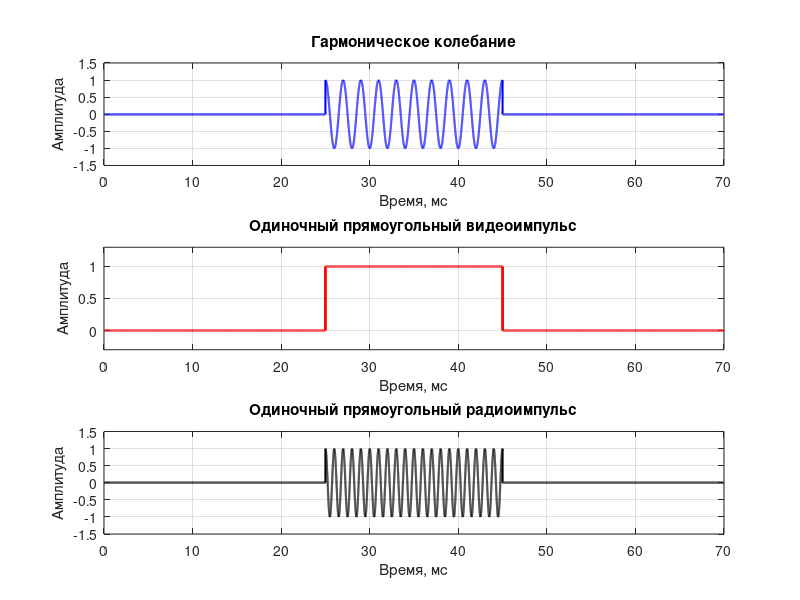

The MATLAB source for this figure: (Note: this script raises an error after producing the figure.)
clc; clear; close all;

%% 1. Одиночные сигналы (пункт а)

% Параметры
T_total = 70e-3;      % общая длительность сигнала 70 мс
T_pulse = 20e-3;      % длительность импульса 20 мс
fs = 1e6;             % частота дискретизации 1 МГц (достаточно для низкочастотных сигналов)
t = 0:1/fs:T_total-1/fs;   % временная ось

% 1. Гармоническое колебание
f_harm = 500;   % частота гармоники 500 Гц
u_harm = zeros(size(t));
pulse_start_harm = (T_total - T_pulse)/2;  
pulse_end_harm = pulse_start_harm + T_pulse;    
harm_indices = t >= pulse_start_harm & t < pulse_end_harm;
u_harm(harm_indices) = cos(2*pi*f_harm*(t(harm_indices) - pulse_start_harm));

% 2. Одиночный прямоугольный видеоимпульс
u_video = zeros(size(t));
pulse_start = (T_total - T_pulse)/2;  
pulse_end = pulse_start + T_pulse;    
u_video(t >= pulse_start & t < pulse_end) = 1;

% 3. Одиночный прямоугольный радиоимпульс
f_radio = 1e3;     % 1 кГц     % частота радиоимпульса 1 кГц
u_radio = zeros(size(t));
idx = t >= pulse_start & t < pulse_end;
u_radio(idx) = cos(2*pi*f_radio*(t(idx) - pulse_start));

% Построение графиков
figure('Name','Одиночные сигналы');
subplot(3,1,1)
plot(t*1e3, u_harm, 'b','LineWidth',1.5)
title('Гармоническое колебание')
xlabel('Время, мс'); ylabel('Амплитуда'); grid on
xlim([0 T_total*1e3]); ylim([-1.5 1.5])

subplot(3,1,2)
plot(t*1e3, u_video, 'r','LineWidth',2)
title('Одиночный прямоугольный видеоимпульс')
xlabel('Время, мс'); ylabel('Амплитуда'); grid on
xlim([0 T_total*1e3]); ylim([-0.3 1.3])

subplot(3,1,3)
plot(t*1e3, u_radio, 'k','LineWidth',1.5)
title('Одиночный прямоугольный радиоимпульс')
xlabel('Время, мс'); ylabel('Амплитуда'); grid on
xlim([0 T_total*1e3]); ylim([-1.5 1.5])

%% 2. Пачка прямоугольных видео- и радиоимпульсов

T_total = 120e-3;       % общая длительность 120 мс
fs = 1e5;                % частота дискретизации 100 кГц
t = 0:1/fs:T_total;     

% Параметры импульсов
tau = 20e-3;             % длительность одного импульса 20 мс
Ts = 40e-3;              % период следования импульсов 40 мс
n_pulses = floor(T_total/Ts);
t_pulses = (0:n_pulses-1)*Ts;  % моменты появления импульсов

% 1. Несущее колебание
f_carrier = 50;         % частота несущей 50 Гц
u_carrier = cos(2*pi*f_carrier*t);

% 2. Пачка видеоимпульсов с pulstran
video_pulse = @(t) double(abs(t)<tau/2);
u_video = pulstran(t, t_pulses, video_pulse);

% 3. Пачка радиоимпульсов с pulstran
f_radio = 500; 
radio_pulse = @(t) cos(2*pi*f_radio*t) .* (abs(t)<tau/2);
u_radio = pulstran(t, t_pulses, radio_pulse);

% Построение графиков
figure('Name','Пачка видео- и радиоимпульсов');
subplot(3,1,1)
plot(t*1e3, u_carrier, 'b','LineWidth',1.5)
title('Несущее колебание'); xlabel('Время, мс'); ylabel('Амплитуда'); grid on
xlim([0 120]); ylim([-1.2 1.2])

subplot(3,1,2)
plot(t*1e3, u_video, 'r','LineWidth',1.5)
title('Пачка видеоимпульсов'); xlabel('Время, мс'); ylabel('Амплитуда'); grid on
xlim([0 120]); ylim([-0.2 1.2])

subplot(3,1,3)
plot(t*1e3, u_radio, 'g','LineWidth',1.5)
title('Пачка радиоимпульсов'); xlabel('Время, мс'); ylabel('Амплитуда'); grid on
xlim([0 120]); ylim([-1.2 1.2])


%% 3. Одиночный ФКМ импульс (М-последовательность, код Баркера)

% Параметры
tau_imp = 0.02; % Длительность импульса 20 мс
f_car = 500; 
f_diskr = 1e5; % Частота дискретизации 100 кГц
step_d = 1/f_diskr; 
time_of_modeling = 0:step_d:tau_imp;
ampl = 1;

% Несущее колебание
Car_of_imp = ampl * sin(2*pi*f_car.*time_of_modeling);

% Генерация М-последовательности
function PSP = function_test()
    v = [-1 -1 -1 -1 -1 -1 -1 -1 -1];
    for i = 1:511
        PSP(i) = v(7);
        f = v(5) * v(9);
        v(2:9) = v(1:8);
        v(1) = f;
    end
    PSP = -PSP;
end

M_sequence = function_test();
n_Mcode = length(M_sequence);
t_M = tau_imp / n_Mcode;

% Формирование ФКМ сигнала с М-последовательностью
M_code = zeros(1, length(time_of_modeling));
M_model = ones(1, length(time_of_modeling));
counter = 1;
for i = 1:length(time_of_modeling)
    if time_of_modeling(i) <= tau_imp
        if time_of_modeling(i) >= t_M * counter
            if counter < n_Mcode
                counter = counter + 1;
            end
        end
        phase_shift = (1 - M_sequence(counter)) * pi/2; % 0 или π
        M_code(i) = ampl * sin(2*pi*f_car*time_of_modeling(i) + phase_shift);
        M_model(i) = M_sequence(counter);
    else
        M_code(i) = Car_of_imp(i);
        M_model(i) = 1;
    end
end       
% Код Баркера длиной 13
Bbase_code = [1 1 1 1 1 -1 -1 1 1 -1 1 -1 1];
t_bark = tau_imp / length(Bbase_code);
Barker_code = zeros(1, length(time_of_modeling));
Barker_model = ones(1, length(time_of_modeling));
counter = 1;
for i = 1:length(time_of_modeling)
    if time_of_modeling(i) <= tau_imp
        if time_of_modeling(i) >= t_bark * counter
            if counter < length(Bbase_code)
                counter = counter + 1;
            end
        end
        phase_shift = (1 - Bbase_code(counter)) * pi/2; % 0 или π
        Barker_code(i) = ampl * sin(2*pi*f_car*time_of_modeling(i) + phase_shift);
        Barker_model(i) = Bbase_code(counter);
    else
        Barker_code(i) = Car_of_imp(i);
        Barker_model(i) = 1;
    end
end

% Построение графиков ФКМ сигналов
figure('Name','ФКМ сигналы');
subplot(3,2,1); plot(time_of_modeling, Car_of_imp,'LineWidth',1.5); title('Несущее колебание'); grid on;
subplot(3,2,3); plot(time_of_modeling, M_model,'LineWidth',1.5); title('М-последовательность'); grid on;
subplot(3,2,5); plot(time_of_modeling, M_code,'LineWidth',1.5); title('ФКМ с М-последовательностью'); grid on;
subplot(3,2,2); plot(time_of_modeling, Car_of_imp,'LineWidth',1.5); title('Несущее колебание'); grid on;
subplot(3,2,4); plot(time_of_modeling, Barker_model,'LineWidth',2); title('Код Баркера'); grid on;
subplot(3,2,6); plot(time_of_modeling, Barker_code,'LineWidth',1.5); title('ФКМ с кодом Баркера'); grid on;


%% 4. ЛЧМ импульс (обновленный)

% Параметры ЛЧМ сигнала
f0 = 1000;              % Начальная частота, Гц
f1 = 5000;              % Конечная частота, Гц
T = tau_imp;             % Длительность равна длительности ФКМ импульса
k = (f1 - f0)/T;        % Градиент частоты
Lchm_sign = cos(2*pi*(f0*time_of_modeling + 0.5*k*time_of_modeling.^2));

% Построение графиков ЛЧМ сигнала
figure(4); % ЛЧМ сигнал
subplot(2,1,1) 
plot(time_of_modeling, Car_of_imp, 'LineWidth', 1.5); % График несущей
grid on;
xlabel('Время, с'); ylabel('Амплитуда');
title('График несущей сигнала');
axis([0 max(time_of_modeling) -1.2 1.2])

subplot(2,1,2) 
plot(time_of_modeling, Lchm_sign, 'LineWidth', 1.5); % График ЛЧМ
grid on;
xlabel('Время, с'); ylabel('Амплитуда');
title('График одиночного импульса ЛЧМ сигнала');
axis([0 max(time_of_modeling) -1.2 1.2])

% Параметры сигнала
tau_imp = 0.02; % Длительность импульса 20 мс
f_car = 500; % Несущая частота 500 Гц
f_diskr = 20e4; % Частота дискретизации 200 кГц
step_d = 1/f_diskr; % Шаг дискретизации
ampl = 1; % Амплитуда

% Время моделирования
time_of_modeling = 0:step_d:0.12; % 120 мс для наглядности
t = time_of_modeling;

% Несущее колебание
u_carrier = ampl * sin(2*pi*f_car.*t);

% Код Баркера длиной 13
Bbase_code = [1, 1, 1, 1, 1, -1, -1, 1, 1, -1, 1, -1, 1];
t_bark = tau_imp / length(Bbase_code); % Длительность одного символа

% Формирование модулирующей функции (код Баркера)
Barker_model = zeros(1, length(t));
for i = 1:length(t)
    if t(i) <= tau_imp
        symbol_index = min(floor(t(i) / t_bark) + 1, length(Bbase_code));
        Barker_model(i) = Bbase_code(symbol_index);
    else
        Barker_model(i) = 1;
    end
end

% Формирование ФКМ сигнала
Barker_code = zeros(1, length(t));
for i = 1:length(t)
    if Barker_model(i) == -1
        Barker_code(i) = -u_carrier(i); % Сдвиг фазы на 180°
    else
        Barker_code(i) = u_carrier(i); % Фаза без изменений
    end
end

% Построение графиков
figure(5)
subplot(3,1,1)
plot(t*1e3, u_carrier, 'b','LineWidth',1.5)
title('Несущее колебание (500 Гц)'); 
xlabel('Время, мс'); ylabel('Амплитуда'); grid on
xlim([0 120]); ylim([-1.2 1.2])

subplot(3,1,2)
stairs(t*1e3, Barker_model, 'r','LineWidth',2)
title('Модулирующая функция (код Баркера N=13)'); 
xlabel('Время, мс'); ylabel('Амплитуда'); grid on
xlim([0 120]); ylim([-1.5 1.5])
yticks([-1, 1])
yticklabels({'-1', '1'})

subplot(3,1,3)
plot(t*1e3, Barker_code, 'g','LineWidth',1.5)
title('ФКМ сигнал (фазовая манипуляция)'); 
xlabel('Время, мс'); ylabel('Амплитуда'); grid on
xlim([0 120]); ylim([-1.2 1.2])

% Добавляем вертикальные линии для наглядности переключений фаз
hold on
for i = 1:length(Bbase_code)
    x_line = (i-1) * t_bark * 1e3;
    if Bbase_code(i) == -1
        plot([x_line x_line], [-1.2 1.2], 'r:', 'LineWidth', 0.5)
    else
        plot([x_line x_line], [-1.2 1.2], 'b:', 'LineWidth', 0.5)
    end
end
hold off

% Вывод информации о сигнале
fprintf('Параметры ФКМ сигнала:\n');
fprintf('Длительность импульса: %.0f мс\n', tau_imp*1000);
fprintf('Несущая частота: %.0f Гц\n', f_car);
fprintf('Длина кода Баркера: %d символов\n', length(Bbase_code));
fprintf('Длительность символа: %.3f мс\n', t_bark*1000);
fprintf('Код Баркера: [');
fprintf('%d ', Bbase_code);
fprintf(']\n');
% Спектр гармонического сигнала
N_harm = 2^nextpow2(length(u_harm));
spec_harmo = fft(u_harm, N_harm);
amp_harmo = abs(spec_harmo) ./ length(u_harm); % Нормировка на длину сигнала!

% Построение графика спектра гармонического колебания
figure(6);
fs = 1e9;
F_range = (0:N_harm/2-1) * (fs/N_harm);

plot(F_range, amp_harmo(1:N_harm/2), 'LineWidth', 2, 'Color', 'blue');
title('Спектр гармонического сигнала', 'FontSize', 14, 'FontWeight', 'bold');
xlabel('Частота, Гц', 'FontSize', 12);
ylabel('Амплитуда', 'FontSize', 12);
grid on;

% Умное центрирование вокруг частоты сигнала
[peak_amp, peak_idx] = max(amp_harmo(1:N_harm/2));
peak_freq = F_range(peak_idx);

% Центрируем вокруг пика с запасом ±25%
f_span = peak_freq * 0.25;
xlim([peak_freq - f_span, peak_freq + f_span]);
ylim([0, peak_amp * 1.1]);

% Вывод информации в командное окно
fprintf('\n=== СПЕКТРАЛЬНЫЙ АНАЛИЗ ГАРМОНИЧЕСКОГО СИГНАЛА ===\n');
fprintf('Расчетная частота: %.2f МГц\n', f_harm/1e6);
fprintf('Фактическая частота пика: %.2f МГц\n', peak_freq/1e6);
fprintf('Амплитуда пика: %.6f\n', peak_amp);
fprintf('Отклонение: %.4f%%\n', abs(peak_freq - f_harm)/f_harm * 100);
fprintf('Частотное разрешение: %.2f кГц\n', fs/N_harm/1000);

%% Аналогично для других сигналов

%% Спектр прямоугольного видеоимпульса
T_total = 5e-6;      % общая длительность сигнала 5 мкс
T_pulse = 1e-6;      % длительность импульса 1 мкс
fs = 1e9;            % частота дискретизации 1 ГГц
t = 0:1/fs:T_total-1/fs;   % временная ось

% Формирование видеоимпульса
u_video = zeros(size(t));
pulse_start = (T_total - T_pulse)/2;  
pulse_end = pulse_start + T_pulse;    
u_video(t >= pulse_start & t < pulse_end) = 1;

% Расчет спектра
N_video = 2^nextpow2(length(u_video)); 
spec_video = fft(u_video, N_video);
amp_video = abs(spec_video) ./ length(u_video); % нормировка на длину сигнала
amp_video_shifted = fftshift(amp_video);

% Ось частот
F_range_video = (-N_video/2:N_video/2-1) * (fs/N_video);

% Построение спектра
figure;
plot(F_range_video/1e6, amp_video_shifted, 'b', 'LineWidth', 2);
title('спектр видеоимпульса', 'FontSize', 14, 'FontWeight', 'bold');
xlabel('f, Гц', 'FontSize', 12);
ylabel('A', 'FontSize', 12);
grid on;

% Диапазон, как на изображении
xlim([-5e3 5e3]); % если ось в герцах
ylim([0 0.15]);


%% Спектр прямоугольного радиоимпульса (симметрия относительно 500 Гц)
% Параметры
tau_imp = 0.02; % Время одного импульса
n_rep = 3; % Число повторений импульса
q = 2; % Скважность импульса
T_imp = q*tau_imp; % Период импульса
f_diskr = 20e4; % Частота дискретизации
step_d = 1/f_diskr; % Шаг дискретизации
f_car = 500; % Несущая частота
time_of_modeling = 0:step_d:n_rep*T_imp; % Время моделирования
Periods = 0:T_imp:n_rep*T_imp; % Массив начал периодов
ampl = 1; % Амплитуда несущей

% Функции моделируемых сигналов
Car_of_imp = sin(2*pi*f_car.*time_of_modeling); % Функция несущей
Video_imp = ampl*rectpuls(time_of_modeling, q*tau_imp); % Функция видеоимпульса
Radio_imp = Video_imp.*Car_of_imp; % Функция радиоимпульса
n_count_for_fft = 2^nextpow2(length(time_of_modeling));
L = max(time_of_modeling)*f_diskr;
fft_rad_imp = fft(Radio_imp, n_count_for_fft); % БПФ для радиоимпульса
fft_rad_imp = fft_rad_imp(1:n_count_for_fft/2); % Отсечение половины частот
Real_fft_rad_imp = real(fft_rad_imp); % Получение действительная части
Imagine_fft_rad_imp = imag(fft_rad_imp); % Получение мнимой части
Ampl_fft_rad_imp = abs(fft_rad_imp)/L; % Получение модулей комплексных чисел
Frequencies = (0:n_count_for_fft-1)*f_diskr/n_count_for_fft; % Получение частоты
Frequencies = Frequencies(1:n_count_for_fft/2); % Отсечение половины частот
figure(8);
subplot(2, 1, 1);
plot(Frequencies, Ampl_fft_rad_imp);
xlabel('Частота, Гц'); ylabel('Амплитуда');
title('График амплитудного спектра радиоимпульса');
axis([0 2*f_car -0.2*max(Ampl_fft_rad_imp) 1.2*max(Ampl_fft_rad_imp)]);


% Пачка прямоугольных видео и радиоимпульсов
T_total = 120e-3;       % общая длительность 120 мс
fs = 1e5;                % частота дискретизации 100 кГц
t = 0:1/fs:T_total;     

% Параметры импульсов
tau = 20e-3;             % длительность одного импульса 20 мс
Ts = 40e-3;              % период следования импульсов 40 мс
n_pulses = floor(T_total/Ts);
t_pulses = (0:n_pulses-1)*Ts;  % моменты появления импульсов

% 1. Несущее колебание
f_carrier = 50;         % частота несущей 50 Гц
u_carrier = cos(2*pi*f_carrier*t);

% 2. Пачка видеоимпульсов 
video_pulse = @(t) double(abs(t)<tau/2);
u_video = pulstran(t, t_pulses, video_pulse);
N_video_pack = 2^nextpow2(length(u_video));
spec_video_pack = fft(u_video, N_video_pack);
amp_video_pack = abs(spec_video_pack) ./ N_video_pack;
amp_video_pack_shifted = fftshift(amp_video_pack);

F_range_video_pack = (-N_video_pack/2:N_video_pack/2-1) * (fs/N_video_pack);

figure(9);
plot(F_range_video_pack, amp_video_pack_shifted, 'LineWidth', 2, 'Color', 'magenta');
title('Спектр пачки прямоугольных видеоимпульсов', 'FontSize', 14, 'FontWeight', 'bold');
xlabel('Частота, Гц', 'FontSize', 12);
ylabel('Амплитуда', 'FontSize', 12);
grid on;

% Покажем низкие частоты (основной лепесток)
xlim([-500, 500]); % тк f_carrier = 50 Гц
fprintf('\n=== СПЕКТР ПАЧКИ ВИДЕОИМПУЛЬСОВ ===\n');
fprintf('Период следования импульсов: %.1f мс\n', Ts*1e3);
fprintf('Длительность импульса: %.1f мс\n', tau*1e3);
fprintf('Теоретическая частота повторения импульсов: %.1f Гц\n', 1/Ts);
fprintf('Главный лепесток около 0 Гц (видеоимпульсы)\n');


% Пачка прямоугольных радиоимпульсов
f_radio = 500; 
radio_pulse = @(t) cos(2*pi*f_radio*t) .* (abs(t)<tau/2);
u_radio = pulstran(t, t_pulses, radio_pulse);
N_radio_pack = 2^nextpow2(length(u_radio));
spec_radio_pack = fft(u_radio, N_radio_pack);
amp_radio_pack = abs(spec_radio_pack) ./ N_radio_pack;

F_range_radio_pack = (0:N_radio_pack/2-1) * (fs/N_radio_pack);

figure(10);
plot(F_range_radio_pack, amp_radio_pack(1:N_radio_pack/2), 'LineWidth', 2, 'Color', 'green');
title('Спектр пачки прямоугольных радиоимпульсов', 'FontSize', 14, 'FontWeight', 'bold');
xlabel('Частота, Гц', 'FontSize', 12);
ylabel('Амплитуда', 'FontSize', 12);
grid on;

% Поиск пика несущей частоты
[peak_amp_pack, peak_idx_pack] = max(amp_radio_pack(1:N_radio_pack/2));
peak_freq_pack = F_range_radio_pack(peak_idx_pack);

% Окно вокруг несущей
f_span_pack = 200; % +/- 200 Гц достаточно, т.к. несущая = 500 Гц
xlim([f_radio - f_span_pack, f_radio + f_span_pack]);
ylim([0, peak_amp_pack*1.1]);

fprintf('\n=== СПЕКТР ПАЧКИ РАДИОИМПУЛЬСОВ ===\n');
fprintf('Несущая частота: %.1f Гц\n', f_radio);
fprintf('Период повторения импульсов: %.1f мс\n', Ts*1e3);
fprintf('Длительность импульса: %.1f мс\n', tau*1e3);
fprintf('Фактическая несущая в спектре: %.2f Гц\n', peak_freq_pack);
fprintf('Частотное разрешение: %.3f Гц\n', fs/N_radio_pack);




%% Создание сводной таблицы спектральных характеристик
fprintf('\n=== СВОДНАЯ ТАБЛИЦА СПЕКТРАЛЬНЫХ ХАРАКТЕРИСТИК ===\n');
fprintf('%-25s %-12s %-12s %-15s\n', 'Сигнал', 'Частота, МГц', 'Амплитуда', 'Отклонение');
fprintf('%-25s %-12.2f %-12.6f %-15s\n', 'Гармонический', peak_freq/1e6, peak_amp, ...
    sprintf('%.4f%%', abs(peak_freq - f_harm)/f_harm * 100));
fprintf('%-25s %-12s %-12.6f %-15s\n', 'Видеоимпульс', 'DC', max(amp_video), 'N/A');
%% ===========================================================
%% 6. Фазовые спектры всех сигналов
%% ===========================================================

%% Фазовый спектр гармонического сигнала 
fs = 1e9;
N_harm = length(spec_harmo);
F_phase_harmo = (-N_harm/2:N_harm/2-1) * (fs/N_harm);

% Расчет фазы
phase_harmo = angle(spec_harmo);
phase_harmo_shifted = fftshift(phase_harmo);

% Построение графика
figure(11);
plot(F_phase_harmo, phase_harmo_shifted, 'LineWidth', 1.5, 'Color', 'b');
title('Фазовый спектр гармонического сигнала', 'FontSize', 14, 'FontWeight', 'bold');
xlabel('Частота, Гц', 'FontSize', 12);
ylabel('Фаза, рад', 'FontSize', 12);
grid on;

% Умное центрирование вокруг частоты сигнала
[~, peak_idx] = max(abs(spec_harmo));
peak_freq_shifted = F_phase_harmo(peak_idx);
f_span = 2e6; % ±2 МГц вокруг пика

xlim([peak_freq_shifted - f_span, peak_freq_shifted + f_span]);
ylim([-pi pi]);


%% Фазовый спектр прямоугольного видеоимпульса 
fs = 1e9;

N_video = length(u_video);
spec_video = fft(u_video);
F_phase_video = (-N_video/2:N_video/2-1) * (fs/N_video);

phase_video = angle(spec_video);
phase_video_shifted = fftshift(phase_video);

figure(12);
plot(F_phase_video/1e6, phase_video_shifted, 'LineWidth', 2, 'Color', 'r');
title('Фазовый спектр прямоугольного видеоимпульса', 'FontSize', 14, 'FontWeight', 'bold');
xlabel('Частота, МГц', 'FontSize', 12);
ylabel('Фаза, рад', 'FontSize', 12);
grid on;

xlim([-20, 20]); 
ylim([-pi, pi]);


% --- Фазовый спектр прямоугольного радиоимпульса ---
Phase_rad_imp = atan2(Imagine_fft_rad_imp, Real_fft_rad_imp);
figure(13);
subplot(2, 1, 2);
plot(Frequencies, Phase_rad_imp);
xlabel('Частота, Гц'); ylabel('Фаза');
title('График фазового спектра радиоимпульса');
axis([0 2*f_car -pi-0.5 pi+0.5]);


% --- Фазовый спектр пачки прямоугольных видеоимпульсов ---
phase_video_pack = angle(spec_video_pack);
phase_video_pack_shifted = fftshift(phase_video_pack);

figure(14);
plot(F_range_video_pack, phase_video_pack_shifted, 'LineWidth', 1.5, 'Color', 'm');
title('Фазовый спектр пачки прямоугольных видеоимпульсов', 'FontSize', 14, 'FontWeight', 'bold');
xlabel('Частота, Гц', 'FontSize', 12);
ylabel('Фаза, рад', 'FontSize', 12);
grid on;
xlim([-500, 500]);
fprintf('\n=== ФАЗОВЫЙ СПЕКТР ПАЧКИ ВИДЕОИМПУЛЬСОВ ===\n');
fprintf('Фаза показывает периодическую структуру, связанную с повторением импульсов.\n');


% --- Фазовый спектр пачки радиоимпульсов ---
f_radio = 500;
phase_radio_pack = angle(spec_radio_pack);
figure(15);
plot(F_range_radio_pack, phase_radio_pack(1:N_radio_pack/2), 'LineWidth', 1.5, 'Color', 'g');
title('Фазовый спектр пачки прямоугольных радиоимпульсов', 'FontSize', 14, 'FontWeight', 'bold');
xlabel('Частота, Гц', 'FontSize', 12);
ylabel('Фаза, рад', 'FontSize', 12);
grid on;
xlim([f_radio - f_span_pack, f_radio + f_span_pack]);
fprintf('\n=== ФАЗОВЫЙ СПЕКТР ПАЧКИ РАДИОИМПУЛЬСОВ ===\n');
fprintf('Фазовый спектр содержит колебания вокруг несущей %.1f Гц.\n', f_radio);

% --- Спектр ЛЧМ сигнала 
f_growth = (2/(tau_imp*f_diskr)); % Установка коэффициента скорости роста частоты
freq=ones(1, length(time_of_modeling));
for i = 1:length(time_of_modeling)
    if i <= tau_imp*f_diskr
        freq(i) = i*f_growth;
    end
end
Lchm_sign = sin(2*pi*f_car*freq.*time_of_modeling); 
fft_LCHM = fft(Lchm_sign, n_count_for_fft); % БПФ для ЛЧМ сигнала
fft_LCHM = fft_LCHM(1:n_count_for_fft/2); % Отсечение половины частот
Real_fft_LCHM = real(fft_LCHM); % Получение действительная части
Imagine_fft_LCHM = imag(fft_LCHM); % Получение мнимой части
Ampl_fft_LCHM = abs(fft_LCHM)/L; % Получение модулей комплексных чисел
Phase_LCHM = atan2(Imagine_fft_LCHM, Real_fft_LCHM); % Получение фаз
figure(16);
subplot(2, 1, 1);
plot(Frequencies, Ampl_fft_LCHM);
xlabel('Частота, Гц'); ylabel('Амплитуда');
title('График амплитудного спектра ЛЧМ сигнала');
axis([0 2*f_car -0.2*max(Ampl_fft_LCHM) 1.2*max(Ampl_fft_LCHM)]);

subplot(2, 1, 2);
plot(Frequencies, Phase_LCHM);
xlabel('Частота, Гц'); ylabel('Фаза');
title('График фазового спектра ЛЧМ сигнала');
axis([0 2*f_car -pi-0.5 pi+0.5]);


% -- Вычисление спектра сигнала М-последовательности
n_Mcode = 511; % Число символов в М-последовательности
t_M = tau_imp/n_Mcode; % Длительность одного символа в коде баркера

result = function_test();
counter = 1;
M_code=ones(1, length(time_of_modeling));
M_model=ones(1, length(time_of_modeling));
for i=1:length(time_of_modeling) % Формирование модулированного в соответствии с
    if time_of_modeling(1, i) <= tau_imp
        if time_of_modeling(1, i) >= t_M*counter 
            if counter < 511
                counter = counter+1;
            end
        end
        M_code(1, i) = Car_of_imp(1, i)*result(1, counter); % кодом М-последовательности
        M_model(1, i) = result(1, counter);
    else
        M_code(1, i) = Car_of_imp(1, i); % несущей (после оконачания модуляции М-последовательностью)
    end
end

fft_m_posl = fft(M_code, n_count_for_fft); % БПФ для М-последовательности
fft_m_posl = fft_m_posl(1:n_count_for_fft/2); % Отсечение половины частот
Real_fft_m_posl = real(fft_m_posl); % Получение действительная части
Imagine_fft_m_posl = imag(fft_m_posl); % Получение мнимой части
Ampl_fft_m_posl = abs(fft_m_posl)/L; % Получение модулей комплексных чисел
Phase_m_posl = atan2(Imagine_fft_m_posl, Real_fft_m_posl); % Получение фаз
figure(17);
subplot(2, 1, 1);
plot(Frequencies, Ampl_fft_m_posl);
xlabel('Частота, Гц'); ylabel('Амплитуда');
title('График амплитудного спектра сигнала М-последовательности');
axis([0 2*f_car -0.2*max(Ampl_fft_m_posl) 1.2*max(Ampl_fft_m_posl)]);

subplot(2, 1, 2);
plot(Frequencies, Phase_m_posl);
xlabel('Частота, Гц'); ylabel('Фаза');
title('График фазового спектра сигнала М-последовательности');
axis([0 2*f_car -pi-0.5 pi+0.5]);


% Вычисление спектра сигнала кода Баркера 13
Bbase_code = [1 1 1 1 1 -1 -1 1 1 -1 1 -1 1]; % Код Баркера 13
t_bark = tau_imp/13; % Длительность одного символа в коде баркера

counter = 1;
Barker_code=ones(1, length(time_of_modeling));
Barker_model=ones(1, length(time_of_modeling));
for i=1:length(time_of_modeling) % Формирование модулированного в соответствии с
    if time_of_modeling(1, i) <= tau_imp
        if time_of_modeling(1, i) >= t_bark*counter % Условие перехода к следующему значению кода Баркера
            if counter < 13
                counter = counter+1;
            end
        
        end
        Barker_code(1, i) = Bbase_code(1, counter)*Car_of_imp(1, i); % кодом Баркера 13 сигнала
        Barker_model(1, i) = Bbase_code(1, counter);
    else
        Barker_code(1, i) = Car_of_imp(1, i); % кодом Баркера 13 сигнала
        Barker_model(1, i) = 1;
    end
end

fft_bark_code = fft(Barker_code, n_count_for_fft); % БПФ для сигнала, модулированного кодом Баркера 13
fft_bark_code = fft_bark_code(1:n_count_for_fft/2); % Отсечение половины частот
Real_fft_barker_code = real(fft_bark_code); % Получение действительная части
Imagine_fft_barker_code = imag(fft_bark_code); % Получение мнимой части
Ampl_fft_barker_code = abs(fft_bark_code)/L; % Получение модулей комплексных чисел
Phase_barker_code = atan2(Imagine_fft_barker_code, Real_fft_barker_code); % Получение фаз
figure(18);
subplot(2, 1, 1);
plot(Frequencies, Ampl_fft_barker_code);
xlabel('Частота, Гц'); ylabel('Амплитуда');
title('График амплитудного спектра сигнала кода Баркера 13');
axis([0 2*f_car -0.2*max(Ampl_fft_barker_code) 1.2*max(Ampl_fft_barker_code)]);

subplot(2, 1, 2);
plot(Frequencies, Phase_barker_code);
xlabel('Частота, Гц'); ylabel('Фаза');
title('График фазового спектра кода сигнала кода Баркера 13');
axis([0 2*f_car -pi-0.5 pi+0.5]);